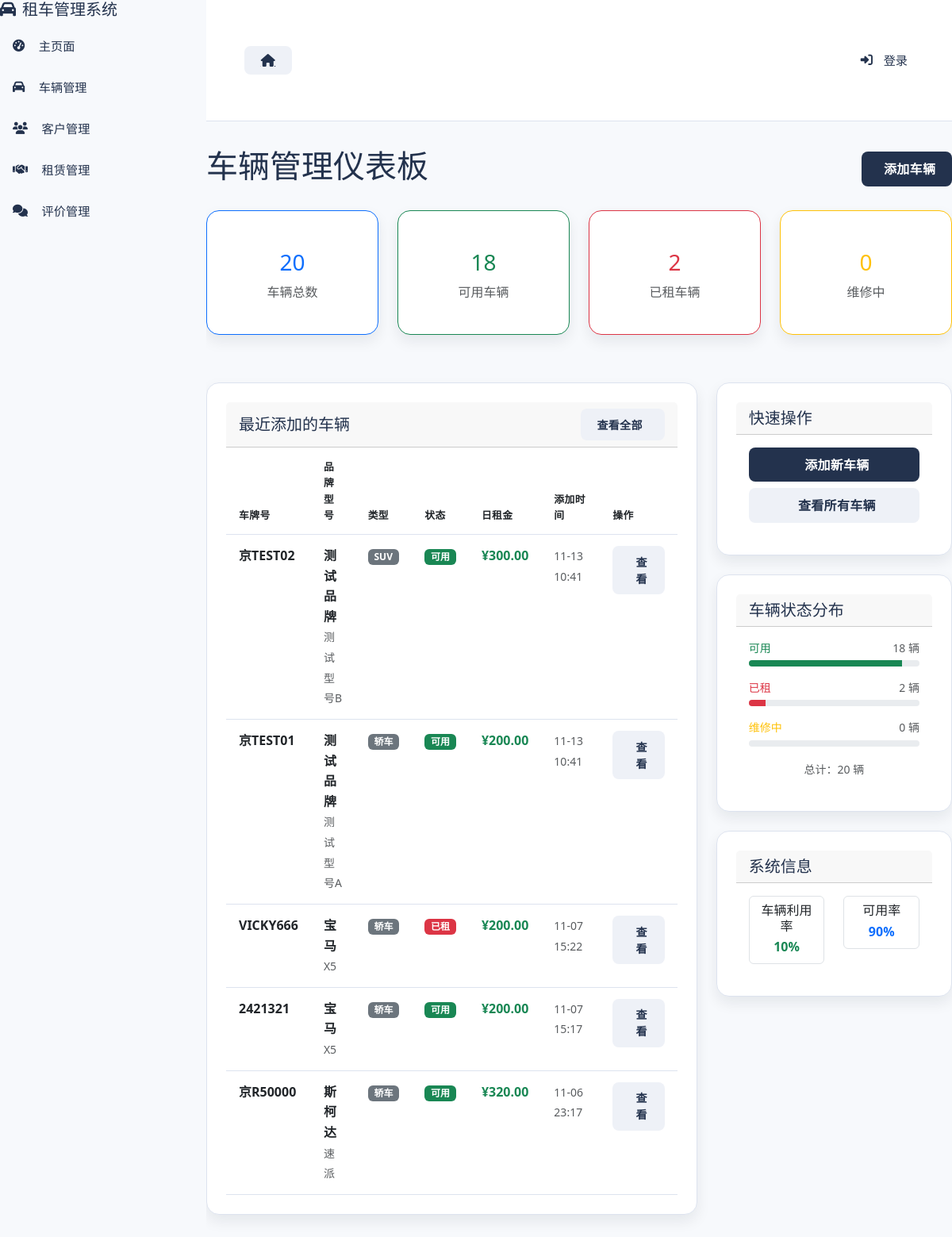
/vehicles/, run on the app's committed database.
### vehicles/models.py (models this page shows, shortened)
class Vehicle(models.Model):
    VEHICLE_STATUS_CHOICES = [
        ('AVAILABLE', '可用'),
        ('RENTED', '已租'),
        ('MAINTENANCE', '维修中'),
    ]
    license_plate = models.CharField(
        '车牌号',
        max_length=20,
        unique=True,
        help_text='车辆唯一标识'
    )
    brand = models.CharField(
        '品牌',
        max_length=50,
        help_text='汽车品牌'
    )
    model = models.CharField(
        '型号',
        max_length=50,
        help_text='汽车型号'
    )
    vehicle_type = models.CharField(
        '车辆类型',
        max_length=20,
        help_text='如：轿车、SUV、MPV等'
    )
    color = models.CharField(
        '颜色',
        max_length=20,
        help_text='车身颜色'
    )
    seats = models.PositiveIntegerField(
        '座位数',
        default=5,
        validators=[MinValueValidator(2)],
        help_text='车辆座位数（2-50座）'
    )
    daily_rate = models.DecimalField(
        '日租金',
        max_digits=10,
        decimal_places=2,
        validators=[MinValueValidator(Decimal('0.01'))],
        help_text='每日租金价格'
    )
    status = models.CharField(
        '车辆状态',
        max_length=20,
        choices=VEHICLE_STATUS_CHOICES,
        default='AVAILABLE',
        help_text='当前车辆状态'
    )
    created_at = models.DateTimeField(
        '创建时间',
        auto_now_add=True
    )
    updated_at = models.DateTimeField(
        '更新时间',
        auto_now=True
    )
    class Meta:
        db_table = 'vehicles'
        verbose_name = '车辆'
        verbose_name_plural = '车辆'
        ordering = ['-created_at']
        indexes = [
            models.Index(fields=['license_plate']),
            models.Index(fields=['status']),
            models.Index(fields=['brand', 'model']),
            models.Index(fields=['seats']),  # 为座位数添加索引，优化搜索性能
        ]

### vehicles/views.py (the view)
# urls.py: path('', views.index, name='index'),
def index(request):
    vehicle_counts = Vehicle.objects.aggregate(
        total=Count('id'),
        available=Count('id', filter=Q(status='AVAILABLE')),
        rented=Count('id', filter=Q(status='RENTED')),
        maintenance=Count('id', filter=Q(status='MAINTENANCE')),
    )
    total_vehicles = vehicle_counts['total'] or 0
    available_vehicles = vehicle_counts['available'] or 0
    rented_vehicles = vehicle_counts['rented'] or 0
    maintenance_vehicles = vehicle_counts['maintenance'] or 0
    recent_vehicles = Vehicle.objects.all()[:5]
    context = {
        'total_vehicles': total_vehicles,
        'available_vehicles': available_vehicles,
        'rented_vehicles': rented_vehicles,
        'maintenance_vehicles': maintenance_vehicles,
        'recent_vehicles': recent_vehicles,
    }
    return render(request, 'vehicles/index.html', context)

### templates/vehicles/index.html (shortened to what this page needs)
{% extends "vehicles/base.html" %}
{% block content %}
<div class="d-flex justify-content-between align-items-center mb-4">
    <h1> 车辆管理仪表板</h1>
    <a href="{% url 'vehicles:vehicle_create' %}" class="btn btn-primary">
         添加车辆
    </a>
</div>
<div class="row mb-4">
    <div class="col-md-3">
        <div class="card text-center border-primary">
            <div class="card-body">
                <h3 class="mt-2 text-primary">{{ total_vehicles }}</h3>
                <p class="text-muted mb-0">车辆总数</p>
            </div>
        </div>
    </div>
    <div class="col-md-3">
        <div class="card text-center border-success">
            <div class="card-body">
                <h3 class="mt-2 text-success">{{ available_vehicles }}</h3>
                <p class="text-muted mb-0">可用车辆</p>
            </div>
        </div>
    </div>
    <div class="col-md-3">
        <div class="card text-center border-danger">
            <div class="card-body">
                <h3 class="mt-2 text-danger">{{ rented_vehicles }}</h3>
                <p class="text-muted mb-0">已租车辆</p>
            </div>
        </div>
    </div>
    <div class="col-md-3">
        <div class="card text-center border-warning">
            <div class="card-body">
                <h3 class="mt-2 text-warning">{{ maintenance_vehicles }}</h3>
                <p class="text-muted mb-0">维修中</p>
            </div>
        </div>
    </div>
</div>
<div class="row">
    <div class="col-md-8">
        <div class="card">
            <div class="card-header d-flex justify-content-between align-items-center">
                <h5 class="mb-0">
                     最近添加的车辆
                </h5>
                <a href="{% url 'vehicles:vehicle_list' %}" class="btn btn-sm btn-outline-primary">
                    查看全部
                </a>
            </div>
            <div class="card-body p-0">
                {% if recent_vehicles %}
                <div class="table-responsive">
                    <table class="table table-hover mb-0">
                        <thead>
                            <tr>
                                <th>车牌号</th>
                                <th>品牌型号</th>
                                <th>类型</th>
                                <th>状态</th>
                                <th>日租金</th>
                                <th>添加时间</th>
                                <th>操作</th>
                            </tr>
                        </thead>
                        <tbody>
                            {% for vehicle in recent_vehicles %}
                            <tr>
                                <td>
                                    <strong>{{ vehicle.license_plate }}</strong>
                                </td>
                                <td>
                                    <div>
                                        <strong>{{ vehicle.brand }}</strong>
                                        <br>
                                        <small class="text-muted">{{ vehicle.model }}</small>
                                    </div>
                                </td>
                                <td>
                                    <span class="badge bg-secondary">{{ vehicle.vehicle_type }}</span>
                                </td>
                                <td>
                                    {% if vehicle.status == 'AVAILABLE' %}
                                        <span class="badge bg-success">可用</span>
                                    {% elif vehicle.status == 'RENTED' %}
                                        <span class="badge bg-danger">已租</span>
                                    {% else %}
                                        <span class="badge bg-warning">维修中</span>
                                    {% endif %}
                                </td>
                                <td>
                                    <span class="text-success fw-bold">¥{{ vehicle.daily_rate }}</span>
                                </td>
                                <td>
                                    <small class="text-muted">
                                        {{ vehicle.created_at|date:"m-d H:i" }}
                                    </small>
                                </td>
                                <td>
                                    <a href="{% url 'vehicles:vehicle_detail' vehicle.pk %}"
                                       class="btn btn-sm btn-outline-primary">
                                         查看
                                    </a>
                                </td>
                            </tr>
                            {% endfor %}
                        </tbody>
                    </table>
                </div>
                {% endif %}
            </div>
        </div>
    </div>
    <div class="col-md-4">
        <div class="card">
            <div class="card-header">
                <h5 class="mb-0">
                     快速操作
                </h5>
            </div>
            <div class="card-body">
                <div class="d-grid gap-2">
                    <a href="{% url 'vehicles:vehicle_create' %}" class="btn btn-primary">
                         添加新车辆
                    </a>
                    <a href="{% url 'vehicles:vehicle_list' %}" class="btn btn-outline-primary">
                         查看所有车辆
                    </a>
                </div>
            </div>
        </div>
        <div class="card mt-3">
            <div class="card-header">
                <h5 class="mb-0">
                     车辆状态分布
                </h5>
            </div>
            <div class="card-body">
                {% if total_vehicles > 0 %}
                <div class="mb-3">
                    <div class="d-flex justify-content-between align-items-center mb-1">
                        <small class="text-success">可用</small>
                        <small class="text-muted">{{ available_vehicles }} 辆</small>
                    </div>
                    <div class="progress" style="height: 8px;">
                        <div class="progress-bar bg-success"
                             style="width: {% widthratio available_vehicles total_vehicles 100 %}%"></div>
                    </div>
                </div>
                <div class="mb-3">
                    <div class="d-flex justify-content-between align-items-center mb-1">
                        <small class="text-danger">已租</small>
                        <small class="text-muted">{{ rented_vehicles }} 辆</small>
                    </div>
                    <div class="progress" style="height: 8px;">
                        <div class="progress-bar bg-danger"
                             style="width: {% widthratio rented_vehicles total_vehicles 100 %}%"></div>
                    </div>
                </div>
                <div class="mb-3">
                    <div class="d-flex justify-content-between align-items-center mb-1">
                        <small class="text-warning">维修中</small>
                        <small class="text-muted">{{ maintenance_vehicles }} 辆</small>
                    </div>
                    <div class="progress" style="height: 8px;">
                    </div>
                </div>
                <div class="text-center">
                    <small class="text-muted">总计：{{ total_vehicles }} 辆</small>
                </div>
                {% else %}
                <div class="text-center py-3">
                    <i class="bi bi-pie-chart text-muted" style="font-size: 2rem;"></i>
                    <p class="text-muted mt-2">暂无数据</p>
                </div>
                {% endif %}
            </div>
        </div>
        <div class="card mt-3">
            <div class="card-header">
                <h5 class="mb-0">
                     系统信息
                </h5>
            </div>
            <div class="card-body">
                <div class="row text-center">
                    <div class="col-6">
                        <div class="border rounded p-2">
                            <div class="h6 mb-1">车辆利用率</div>
                            {% if total_vehicles > 0 %}
                            <div class="text-success fw-bold">
                                {% widthratio rented_vehicles total_vehicles 100 %}%
                            </div>
                            {% else %}
                            <div class="text-muted">--</div>
                            {% endif %}
                        </div>
                    </div>
                    <div class="col-6">
                        <div class="border rounded p-2">
                            <div class="h6 mb-1">可用率</div>
                            {% if total_vehicles > 0 %}
                            <div class="text-primary fw-bold">
                                {% widthratio available_vehicles total_vehicles 100 %}%
                            </div>
                            {% else %}
                            <div class="text-muted">--</div>
                            {% endif %}
                        </div>
                    </div>
                </div>
            </div>
        </div>
    </div>
</div>
{% endblock %}

### static/css/style.css (style rules this page uses)
:root { --bg-page: #f7f9fc; --bg-card: #ffffff; --color-primary: #23324d; --color-primary-dark: #1a2538; --color-accent: #d48a34; --color-text: #141c2c; --color-muted: #667085; --color-border: #dde3ef; --color-success: #18a568; --color-warning: #e0a113; --color-danger: #d34a4a; --color-white: #ffffff; --btn-secondary-bg: #eef1f7; --radius-sm: 8px; --radius-md: 16px; --radius-lg: 20px; --shadow-sm: 0 8px 18px rgba(15, 23, 42, 0.08); --shadow-lg: 0 25px 45px rgba(15, 23, 42, 0.12); --transition: 0.25s cubic-bezier(0.4, 0, 0.2, 1); --content-width: min(1200px, 100%); --font-base: "Segoe UI", "Microsoft YaHei", "PingFang SC", "Helvetica Neue", Arial, sans-serif; }
* { box-sizing: border-box; margin: 0; padding: 0; }
h1, h2, h3, h4, h5, h6 { color: var(--color-primary); }
body { font-family: var(--font-base); background: var(--bg-page); color: var(--color-text); line-height: 1.6; }
a { color: inherit; text-decoration: none; }
.d-flex { display: flex; }
.mt-2 { margin-top: 0.75rem; }
.mt-3 { margin-top: 1.5rem; }
.mb-0 { margin-bottom: 0; }
.mb-1 { margin-bottom: 0.75rem; }
.mb-3 { margin-bottom: 1.75rem; }
.mb-4 { margin-bottom: 2.25rem; }
.text-center { text-align: center; }
.text-muted { color: var(--color-muted); }
.text-primary { color: var(--color-primary); }
.text-success { color: var(--color-success); }
.text-warning { color: var(--color-warning); }
.text-danger { color: var(--color-danger); }
.gap-2 { gap: 0.75rem; }
.row { display: flex; flex-wrap: wrap; margin: -12px; }
.row > * { flex: 1; padding: 12px; }
@media (min-width: 768px) { .col-md-4 { flex: 0 0 33.333%; } }
@media (min-width: 768px) { .col-md-3 { flex: 0 0 25%; } }
.btn { border: none; border-radius: var(--radius-sm); padding: 0.6rem 1.3rem; font-weight: 600; letter-spacing: 0.3px; cursor: pointer; transition: var(--transition); display: inline-flex; align-items: center; justify-content: center; gap: 0.45rem; background: var(--btn-secondary-bg); color: var(--color-primary); }
.btn-primary { background: var(--color-primary); color: var(--color-white); }
.card, .section-block { background: var(--bg-card); border-radius: var(--radius-md); border: 1px solid var(--color-border); box-shadow: var(--shadow-sm); margin-bottom: 1.5rem; padding: 1.5rem; }
.table { width: 100%; border-collapse: collapse; margin-bottom: 0; }
.table thead { background: rgba(31,42,55,0.03); text-transform: uppercase; font-size: 0.8rem; letter-spacing: 0.4px; }
.table th, .table td { padding: 0.85rem 1rem; border-bottom: 1px solid var(--color-border); }

### data on the page
Vehicle: license_plate "京TEST02", brand "测试品牌", model "测试型号B", vehicle_type "SUV", status "可用", daily_rate "300.00", created_at "11-13 10:41"
Vehicle: license_plate "京TEST01", brand "测试品牌", model "测试型号A", vehicle_type "轿车", status "可用", daily_rate "200.00", created_at "11-13 10:41"
Vehicle: license_plate "VICKY666", brand "宝马", model "X5", vehicle_type "轿车", status "已租", daily_rate "200.00", created_at "11-07 15:22"
Vehicle: license_plate "2421321", brand "宝马", model "X5", vehicle_type "轿车", status "可用", daily_rate "200.00", created_at "11-07 15:17"
Vehicle: license_plate "京R50000", brand "斯柯达", model "速派", vehicle_type "轿车", status "可用", daily_rate "320.00", created_at "11-06 23:17"

### other printed values
{{ total_vehicles }} "20"
{{ available_vehicles }} "18"
{{ rented_vehicles }} "2"
{{ maintenance_vehicles }} "0"
